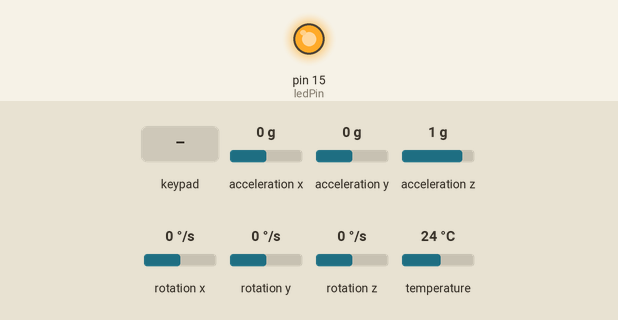
Recording of a sketch running on a simulated Arduino Leonardo, built with avr-gcc and run on an emulated ATmega32U4. Shown: output pins drawn as LEDs (lit = HIGH). The test bench sets the inputs (shaded band); at power-on: acceleration x 0 g, acceleration y 0 g, acceleration z 1 g, rotation x 0 °/s, rotation y 0 °/s, rotation z 0 °/s, temperature 24 °C. USB keyboard and mouse output is not drawn.

Above: at 1.2 s.
1.3 s: keypad keys 8 9 1 0 1 1 pressed 0.4 s apart
At 3.6 s:
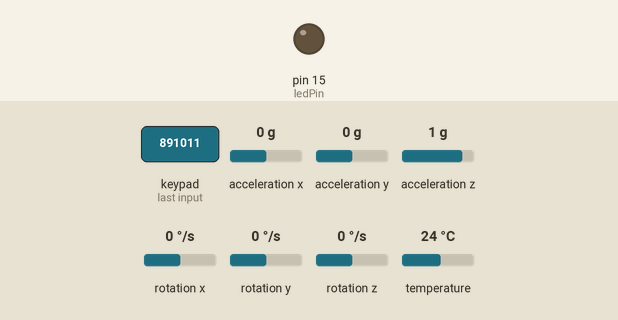
5.2 s: key '0' pressed
At 5.8 s:
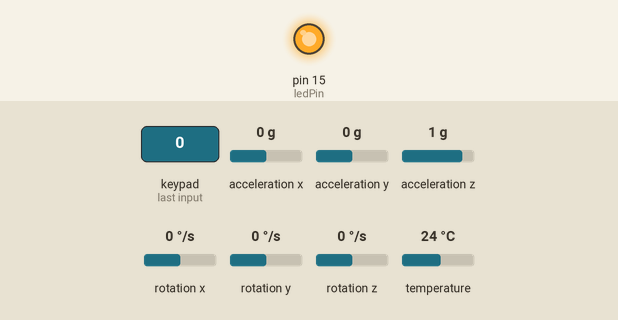
Timing chart, 0 to 8.2 s (numbered marks = the images above; inputs shaded):
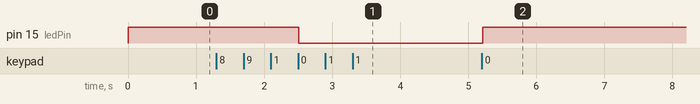

The sketch:

boltgun.ino
```cpp
#include <Wire.h>
#include <Adafruit_MPU6050.h>
#include <Adafruit_Sensor.h>
#include <Mouse.h>
#include <Keyboard.h>
#include <Keypad.h>

// ==========================================
// 4x4 KEYPAD CONFIGURATION & SETUP
// ==========================================
const byte ROWS = 4;
const byte COLS = 4;
char keys[ROWS][COLS] = {
  {'1', '2', '3', 'A'},
  {'4', '5', '6', 'B'},
  {'7', '8', '9', 'C'},
  {'*', '0', '#', 'D'}
};

// Define digital pins connected to the rows and columns of the keypad matrix
byte rowPins[ROWS] = {4, 5, 6, 7};
byte colPins[COLS] = {8, 9, 10, 11};
Keypad keypad = Keypad(makeKeymap(keys), rowPins, colPins, ROWS, COLS);

// ==========================================
// MPU6050 SENSOR & MOUSE/KEYBOARD SETTINGS
// ==========================================
Adafruit_MPU6050 mpu;

const byte ledPin = 15;                  // Leonardo D15 / SCK status LED (lights up when mouse mode is active)
const unsigned long responseDelayMs = 2; // Short delay at the end of loop for quick response time
const float smoothingFactor = 0.5f;      // Low-pass filter weight: higher = more responsive, lower = smoother/less jitter
const float gyroPixelsPerDegree = 0.72f; // Scales degrees of tilt into cursor pixels moved
const float mouseSensitivity = 4.0f;     // Overall multiplier for cursor tracking speed

// Motion tracking and filtering variables
float filteredGyroX = 0.0f;
float filteredGyroY = 0.0f;
float mouseRemainderX = 0.0f;
float mouseRemainderY = 0.0f;
unsigned long lastMotionMillis = 0;

sensors_event_t a, g, temp;
bool accelerometerReady = false;
bool mouseIsActive = true;
bool lastMouseModeKey = false;

void setup() {
  Serial.begin(9600);
  pinMode(ledPin, OUTPUT);

  // Initialize USB HID device emulation (allows Arduino to act as a keyboard/mouse)
  Keyboard.begin();
  Mouse.begin();

  // Attempt to initialize the MPU6050 gyroscope/accelerometer
  accelerometerReady = mpu.begin();
  if (accelerometerReady) {
    lastMotionMillis = millis();
  } else {
    Serial.println(F("MPU6050 not detected; keypad HID controls remain available."));
  }
}

// Helper function to check if a specific keypad button is currently pressed or being held down
bool keyIsDown(char wantedKey) {
  keypad.getKeys();
  for (byte i = 0; i < LIST_MAX; i++) {
    if (keypad.key[i].kchar == wantedKey &&
        (keypad.key[i].kstate == PRESSED || keypad.key[i].kstate == HOLD)) {
      return true;
    }
  }
  return false;
}

void loop() {
  // ----------------------------------------
  // 1. MOUSE MODE TOGGLE (Key '0')
  // ----------------------------------------
  // Pressing '0' toggles whether gyro motion controls the mouse cursor on/off.
  bool mouseModeKey = keyIsDown('0');
  if (mouseModeKey && !lastMouseModeKey) {
    mouseIsActive = !mouseIsActive;
    mouseRemainderX = 0.0f;
    mouseRemainderY = 0.0f;
  }
  lastMouseModeKey = mouseModeKey;
  digitalWrite(ledPin, mouseIsActive ? HIGH : LOW); // Status LED indicates mode state

  // ----------------------------------------
  // 2. GYRO MOTION PROCESSING & CURSOR MOVEMENT
  // ----------------------------------------
  if (accelerometerReady && mpu.getEvent(&a, &g, &temp)) {
    // Calculate time elapsed (dt) since the last motion update to handle smooth velocity integration
    unsigned long now = millis();
    float dt = (now - lastMotionMillis) / 1000.0f;
    lastMotionMillis = now;
    dt = constrain(dt, 0.001f, 0.050f); // Bound timing gaps to prevent erratic jumps after stalls

    // Convert raw angular velocity from radians/sec to degrees/sec
    const float radiansToDegrees = 57.2957795131f;
    float gyroXDegPerSec = g.gyro.x * radiansToDegrees;
    float gyroYDegPerSec = g.gyro.y * radiansToDegrees;

    // Apply a low-pass filter to smooth out sensor noise and prevent shaky cursor movement
    filteredGyroX = smoothingFactor * gyroXDegPerSec + (1.0f - smoothingFactor) * filteredGyroX;
    filteredGyroY = smoothingFactor * gyroYDegPerSec + (1.0f - smoothingFactor) * filteredGyroY;

    // If mouse tracking is enabled, translate gyro tilt rates into actual screen pixel movements
    if (mouseIsActive) {
      // Accumulate fractional pixels in remainders so sub-pixel movements aren't lost
      mouseRemainderX += -filteredGyroY * gyroPixelsPerDegree * mouseSensitivity * dt;
      mouseRemainderY += -filteredGyroX * gyroPixelsPerDegree * mouseSensitivity * dt;

      int moveX = (int)mouseRemainderX;
      int moveY = (int)mouseRemainderY;
      mouseRemainderX -= moveX;
      mouseRemainderY -= moveY;

      // Send the move command over USB HID if there is valid displacement
      if (moveX != 0 || moveY != 0) {
        Mouse.move(moveX, moveY, 0);
      }
    }
  }

  // ----------------------------------------
  // 3. KEYPAD GAME CONTROL BINDINGS
  // ----------------------------------------
  // Maps individual keypad keys to standard keyboard/mouse actions (e.g., WASD gaming controls)
  handleMouseButton(keyIsDown('1'));       // Key '1' -> Left Mouse Click
  handleKeyButton(keyIsDown('2'), 'w');    // Key '2' -> Move Forward ('W')
  handleKeyButton(keyIsDown('4'), 'a');    // Key '4' -> Move Left ('A')
  handleKeyButton(keyIsDown('5'), 's');    // Key '5' -> Move Backward ('S')
  handleKeyButton(keyIsDown('6'), 'd');    // Key '6' -> Move Right ('D')
  handleKeyButton(keyIsDown('3'), 'r');    // Key '3' -> Reload ('R')
  handleKeyButton(keyIsDown('7'), 'v');    // Key '7' -> Melee / Action ('V')
  handleKeyButton(keyIsDown('9'), 'e');    // Key '9' -> Use / Interact ('E')
  handleKeyButton(keyIsDown('A'), 'q');    // Key 'A' -> Inventory / Ability ('Q')

  delay(responseDelayMs); // Brief pause to prevent flooding the USB stack
}

// ----------------------------------------
// HELPER FUNCTIONS FOR HID OUTPUTS
// ----------------------------------------
void handleMouseButton(bool pressed) {
  if (pressed) {
    Mouse.press(MOUSE_LEFT);
  } else {
    Mouse.release(MOUSE_LEFT);
  }
}

void handleKeyButton(bool pressed, char key) {
  if (pressed) {
    Keyboard.press(key);
  } else {
    Keyboard.release(key);
  }
}
```

Measured:
- after the input at 1.3 s, pin 15 (ledPin): HIGH → LOW after 1.2 s
- after the input at 5.2 s, pin 15 (ledPin): LOW → HIGH at once
